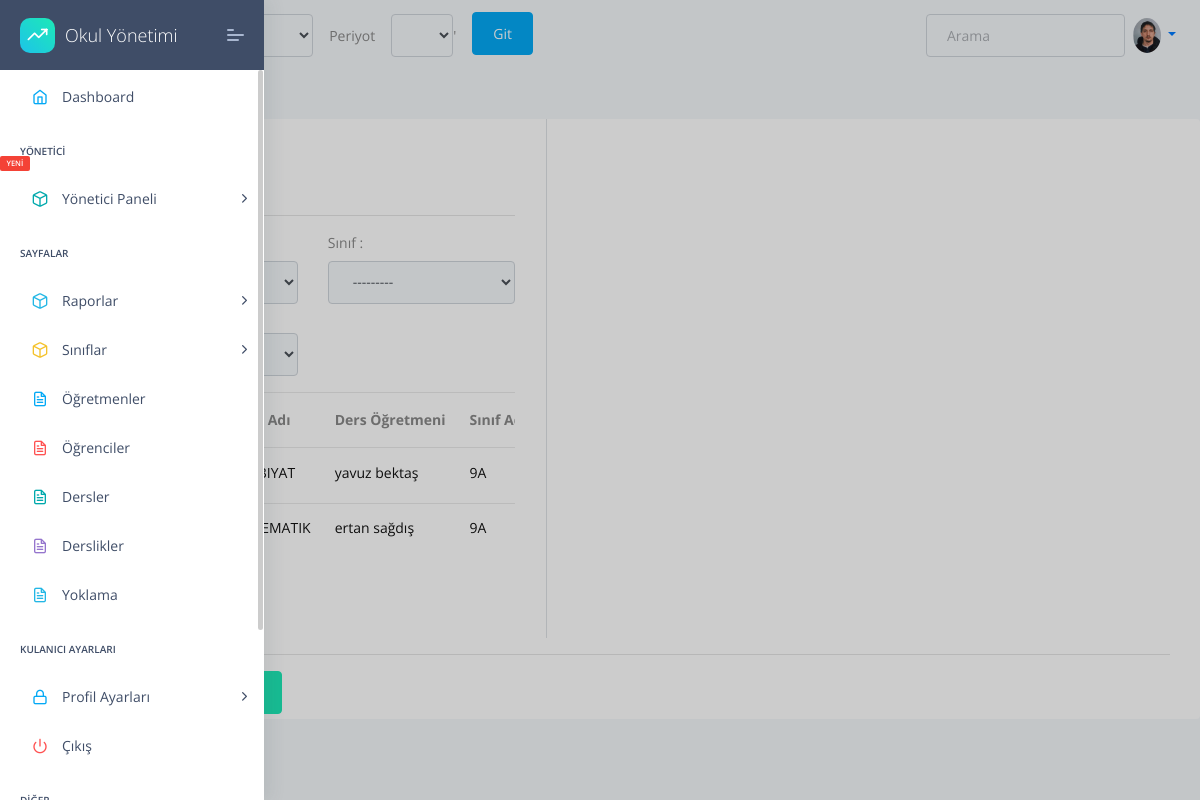
Page /lessons/lessons/add/ (signed in) on the earlier database version.
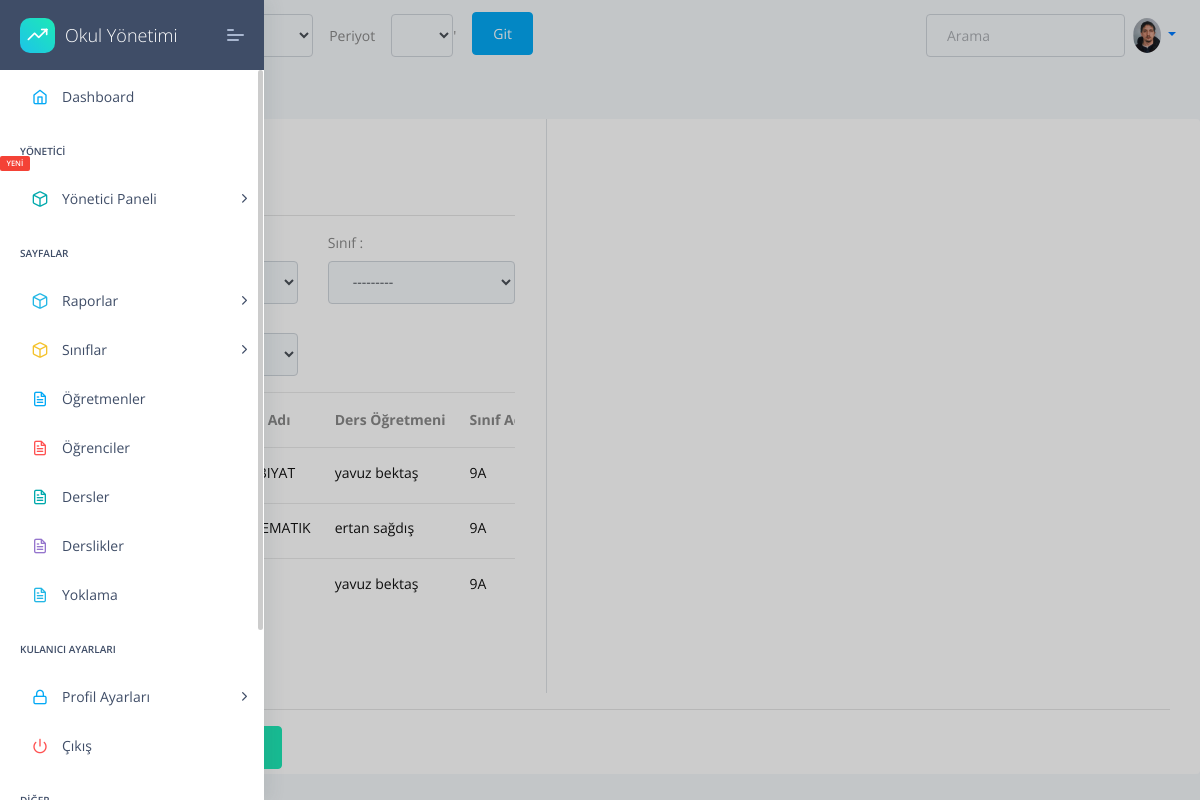
Same page on the later database version.
### apps/lessons/models.py (models this page shows, shortened)
class LessonClassList(models.Model):
    className= models.ForeignKey(StudentList,unique=False, related_name='lesson_classname', on_delete=models.CASCADE)
    lesson=models.ForeignKey(Lesson, related_name='lesson_lesson', on_delete=models.CASCADE)
    teacher=models.ForeignKey(Profil,blank=True, related_name='lesson_profil', on_delete=models.CASCADE)

class Lesson(models.Model):
    name=models.CharField(max_length=30)
    code=models.CharField(max_length=5)
    def __str__(self):
      return self.code + "-" + self.name

### apps/home/models.py (models this page shows, shortened)
class Profil(models.Model):
    user=models.OneToOneField(User,on_delete=models.CASCADE,related_name="user")
    TC=models.CharField(max_length=11,unique=True,validators=[validateEven],blank=True,null=True)# regex eklenecek, validasyon yapilacak
    image=models.ImageField(upload_to="images/ogretmenler/",blank=True,null=True,default='images/person.png')
    job=models.ForeignKey(JobsTable,on_delete=models.CASCADE,unique=False,blank=True,null=True)
    phone=models.CharField(validators=[validatePhone], max_length=17, blank=True,default="05",null=True,unique=False) # regex eklenecek, validasyon yapilacak
    adress=models.TextField(max_length=100,unique=False,blank=True,null=True)
    isWorking=models.BooleanField(default=True,unique=False,blank=True,null=True)
    HESCode=models.CharField(max_length=12,unique=True,validators=[validateHesCode],blank=True,null=True)
    birthdate=models.DateField(("Doğum Tarihiniz"), auto_now=False, auto_now_add=False,unique=False,blank=True,null=True)
    sexualChoice=(('Kız','Kız'),
              ('Erkek','Erkek'),
              ('Diger','Diğer'),
    )
    gender=CharField(max_length=10 ,choices=sexualChoice,unique=False,blank=True,null=True)
    def __str__(self):
        if self.TC!=None and self.user.first_name!=None  and self.user.last_name!=None :
            return self.TC + " - "+self.user.first_name+ " "+ self.user.last_name
        else :
            return "profil bos"

### apps/student/models.py (models this page shows, shortened)
class StudentList(models.Model):
    className=models.ForeignKey(Classes,on_delete=models.CASCADE)
    session=models.ForeignKey(Session,on_delete=models.CASCADE)
    periods=models.ForeignKey(Period,on_delete=models.CASCADE)
    students=models.ManyToManyField(Student,blank=True)
    mainteacher=models.ForeignKey(Profil,on_delete=models.CASCADE,blank=True,verbose_name="Sınıf Öğretmeni",related_name='teacher')
    class Meta:
        ordering = ('className',"session","periods",)

### apps/classes/models.py (models this page shows, shortened)
class Classes(models.Model):
    className=models.ForeignKey(ClassNames,on_delete=models.CASCADE,default="")
    level=models.ForeignKey(ClassLevels,on_delete=models.CASCADE)
    def __str__(self):
        return self.level.level+self.className.name

class ClassLevels(models.Model):
    level=models.CharField(default="9",max_length=2,unique=True)

class ClassNames(models.Model):
    name=models.CharField(default="A",max_length=1,unique=True)
    class Meta:
        ordering = ('name',)

### apps/lessons/views.py (the view, shortened to what this page needs)
# urls.py: path('lessons/add/', views.LessonClassListAdd  ,name='LessonClassListAdd'),
@login_required(login_url="/login/")
def LessonClassListAdd(request):
    sessionUpdate(request)
    fromdata = LessonClassListForm(request.POST,request.FILES)
    lesson=LessonClassList.objects.all()
    context={
        'lesson_form':fromdata,
        'lesson':lesson
        }
    return render(request, "lesson/DerslikAdd.html", context)

### apps/lessons/form.py
class LessonClassListForm(forms.ModelForm):
    teacher = forms.ModelChoiceField(queryset=Profil.objects.all(),widget=forms.Select({
        'id':'lesson_teacherID',
        'class': ' form-control',
        'placeholder': 'Ders Öğretmeni',
        }),required=False)
    lesson = forms.ModelChoiceField(queryset=Lesson.objects.all(),widget=forms.Select({
        'id':'lesson_lessonID',
        'class': ' form-control',
        'placeholder': 'Ders',
        }),required=False)
    className  = MyModelChoiceField_class(queryset=StudentList.objects.all(),widget=forms.Select({
        'id':'lesson_classnameID',
        'class': ' form-control',
        'placeholder': 'Sınıf',
        }),required=False)
    class Meta:
        model = LessonClassList
        fields =  "__all__"

### apps/home/models.py (called while the page is built)
    def __str__(self):
      return self.session

    def __str__(self):
      return self.period

### apps/lessons/form.py (called while the page is built)
    def label_from_instance(self, obj):
        return obj.className

### apps/templates/lesson/DerslikAdd.html (shortened to what this page needs)
{% extends "layouts/base.html" %}
{% block content %}
<div class="container rounded bg-white mt-5 mb-5">
    <form action="" method="POST">
        <div class="row">
            <div class="col-md-5 border-right">
                <div class="p-3 py-5">
                    <div class="d-flex justify-content-between align-items-center mb-3">
                        <h4 class="text-right">Ders Bilgileri</h4>
                    </div>
                    <hr>
                    <div class="row mt-2">
                        <div class="col-md-6"><label class="labels">Ders :</label>
                            </div>
                        <div class="col-md-6"><label class="labels">Sınıf :</label>
                            {{lesson_form.className}}
                        </div>
                        <div class="col-md-6"><label class="labels">Öğretmen :</label>
                        </div>
                    </div>
                    <div class="card-block px-0 py-3 col-md-12">
                        <div class="table-responsive">
                            <table class="table table-hover">
                                <thead>
                                    <tr>
                                        <th scope="col">Dersin Kodu</th>
                                        <th scope="col">Ders Adı</th>
                                        <th scope="col">Ders Öğretmeni</th>
                                        <th scope="col">Sınıf Adı</th>
                                    </tr>
                                </thead>
                                <tbody>
                                    {% for studentlist in lesson %}
                                    <tr class="unread">
                                        <td title="Ders Kodu">
                                            <h6 class="mb-1">{{studentlist.lesson.code}} </h6>
                                        </td>
                                        <td title="Ders Adı">
                                            <h6 class="mb-1">{{studentlist.lesson.name}} </h6>
                                        </td>
                                        <td title="Öğretmen">
                                            <h6 class="mb-1">{{studentlist.teacher.user.first_name}}  {{studentlist.teacher.user.last_name}}</h6>
                                        </td>
                                        <td title="Sınıf">
                                            <h6 class="mb-1">{{studentlist.className.className}} </h6>
                                        </td>
                                    {% endfor %}
                                </tbody>
                            </table>
                        </div>
                    </div>
                </div>
            </div>
</div>
<div class="col-md-12">
    <hr>
    <button type="submit"  class="btn btn-success">Değişiklikleri Kaydet</button>
</div>
</form>
</div>
{% endblock content %}

Differences in the rows shown:
added LessonClassList: teacher.user.first_name "yavuz", teacher.user.last_name "bektaş", className.className "9A"
